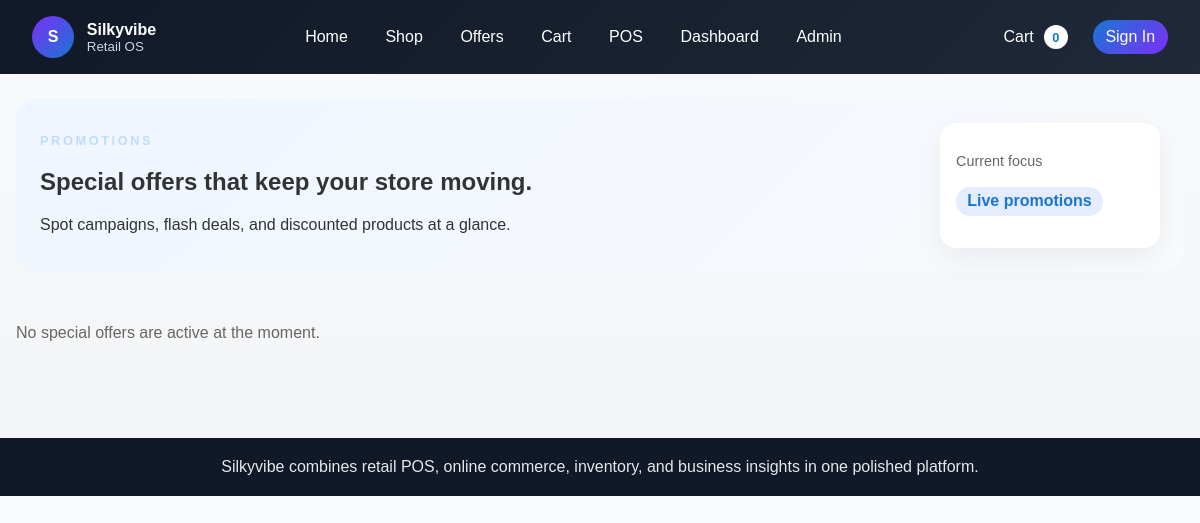
The page /pages/special-offers/ on the database as committed earlier.
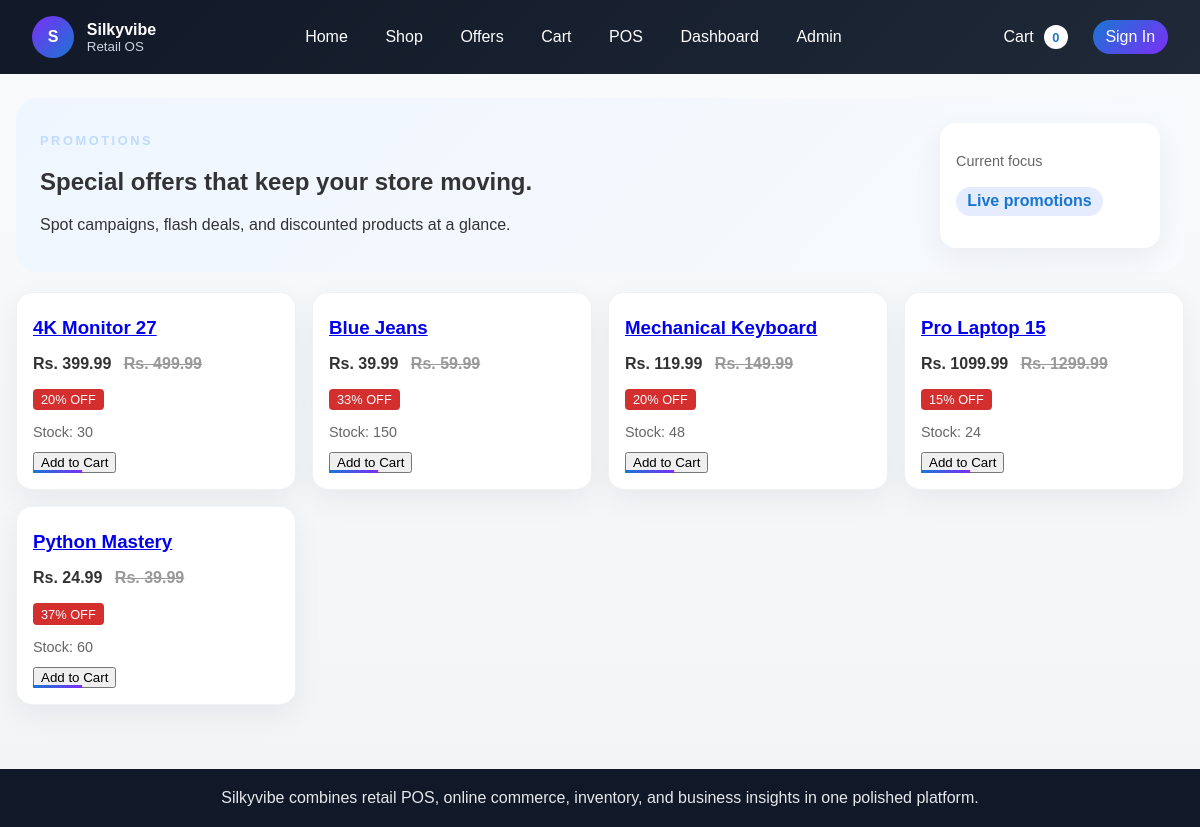
The same page on the database as committed later.
### inventory/models.py (models this page shows, shortened)
class Product(models.Model):
    sku = models.CharField(max_length=50, unique=True)
    barcode = models.CharField(max_length=100, unique=True, null=True, blank=True)
    name = models.CharField(max_length=255)
    description = models.TextField(blank=True)
    category = models.ForeignKey(Category, on_delete=models.PROTECT, related_name="products")
    brand = models.ForeignKey(Brand, null=True, blank=True, on_delete=models.SET_NULL, related_name="products")
    size = models.ForeignKey(ProductSize, null=True, blank=True, on_delete=models.SET_NULL, related_name="products")
    color = models.ForeignKey(ProductColor, null=True, blank=True, on_delete=models.SET_NULL, related_name="products")
    image = models.ImageField(upload_to="products/", blank=True, null=True)
    stock_quantity = models.IntegerField(default=0)
    reserved_quantity = models.PositiveIntegerField(default=0)
    damaged_quantity = models.PositiveIntegerField(default=0)
    returned_quantity = models.PositiveIntegerField(default=0)
    min_stock_level = models.PositiveIntegerField(default=5)
    cost_price = models.DecimalField(max_digits=10, decimal_places=2, default=0)
    price = models.DecimalField(max_digits=10, decimal_places=2)
    discount_price = models.DecimalField(max_digits=10, decimal_places=2, null=True, blank=True)
    is_on_sale = models.BooleanField(default=False)
    sale_start_date = models.DateTimeField(null=True, blank=True)
    sale_end_date = models.DateTimeField(null=True, blank=True)
    created_at = models.DateTimeField(auto_now_add=True)
    updated_at = models.DateTimeField(auto_now=True)
    class Meta:
        ordering = ["name"]
        indexes = [
            models.Index(fields=["sku"]),
            models.Index(fields=["is_on_sale", "sale_start_date", "sale_end_date"]),
        ]
    @property
    def final_price(self):
        now = timezone.now()
        if self.is_on_sale and self.discount_price is not None and self.sale_start_date and self.sale_end_date:
            if self.sale_start_date <= now <= self.sale_end_date:
                return self.discount_price
        return self.price
    @property
    def sale_percentage(self):
        if self.final_price < self.price and self.price > 0:
            return int(((self.price - self.final_price) / self.price) * 100)
        return 0

### inventory/views.py (the view)
# urls.py: path("special-offers/", SpecialOffersPageView.as_view(), name="special-offers-page"),
class SpecialOffersPageView(ListView):
    model = Product
    template_name = "special_offers.html"
    context_object_name = "products"
    paginate_by = 24
    def get_queryset(self):
        now = timezone.now()
        return Product.objects.filter(
            is_on_sale=True,
            discount_price__isnull=False,
            sale_start_date__lte=now,
            sale_end_date__gte=now,
        )

### templates/special_offers.html (shortened to what this page needs)
{% extends "base.html" %}
{% block content %}
    <section class="page-hero hero-soft">
        <div>
            <p class="eyebrow">Promotions</p>
            <h1>Special offers that keep your store moving.</h1>
            <p>Spot campaigns, flash deals, and discounted products at a glance.</p>
        </div>
        <div class="hero-card">
            <p class="small-meta">Current focus</p>
            <p class="status-pill">Live promotions</p>
        </div>
    </section>
    <div class="product-grid">
        {% for product in products %}
            <article class="product-card">
                <h3><a href="/pages/products/{{ product.pk }}/">{{ product.name }}</a></h3>
                <p class="price">Rs. {{ product.final_price }}
                    <span class="original-price">Rs. {{ product.price }}</span>
                </p>
                <span class="badge">{{ product.sale_percentage }}% OFF</span>
                <p class="small-meta">Stock: {{ product.stock_quantity }}</p>
                <button class="add-to-cart-btn"
                    data-product-id="{{ product.id }}"
                    data-sku="{{ product.sku }}"
                    data-name="{{ product.name }}"
                    data-price="{{ product.final_price }}"
                >Add to Cart</button>
            </article>
        {% empty %}
            <p class="empty-state">No special offers are active at the moment.</p>
        {% endfor %}
    </div>
{% endblock %}

Rows that differ between the two databases and show on the page:
added Product: name "4K Monitor 27", final_price "399.99", price "499.99", sale_percentage "20", stock_quantity "30"
added Product: name "Blue Jeans", final_price "39.99", price "59.99", sale_percentage "33", stock_quantity "150"
added Product: name "Mechanical Keyboard", final_price "119.99", price "149.99", sale_percentage "20", stock_quantity "48"
added Product: name "Pro Laptop 15", final_price "1099.99", price "1299.99", sale_percentage "15", stock_quantity "24"
added Product: name "Python Mastery", final_price "24.99", price "39.99", sale_percentage "37", stock_quantity "60"
Other text that changed with them:
text no longer shown: "No special offers are active at the moment."
